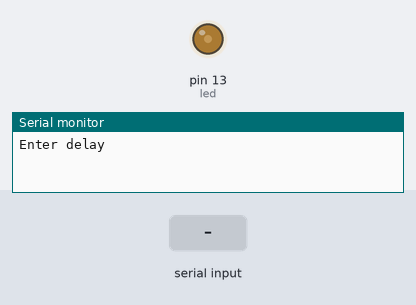
A sketch run on a simulated Arduino Uno, built with avr-gcc and run on an emulated ATmega328P. Parts: output pins drawn as LEDs (lit = HIGH), the last lines printed to the serial monitor. The test bench sets the inputs (shaded band).

Above: at 1.2 s.
1.3 s: "90,45\n" received over Serial
At 2.0 s:
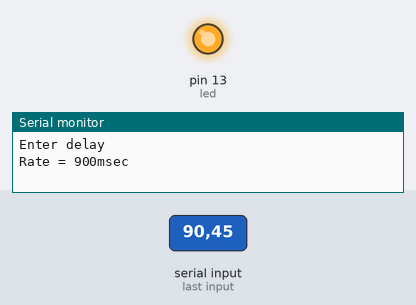
At 2.9 s:
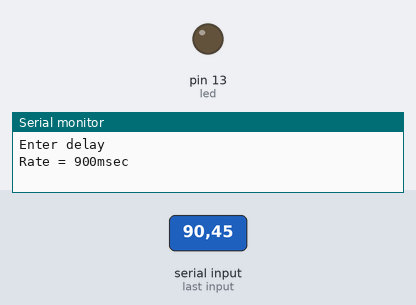
4.3 s: "200\n" received over Serial
Timing chart, 0 to 7.8 s (numbered marks = the images above; inputs shaded):
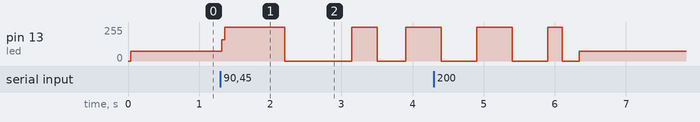

The sketch:

_______0507___3_9.ino
```cpp
//--------------
const int led = 13;
int blinkRate = 0;
//--------------

void setup()
{
    Serial.begin(9600);
    pinMode(led, OUTPUT);
    Serial.println("Enter delay");
}

void blink()
{
    digitalWrite(led, 1);
    delay(blinkRate);
    digitalWrite(led, 0);
    delay(blinkRate);
}

void loop()
{
    if (Serial.available())
    {
        char ch = Serial.read();
        if (isDigit(ch))
        {
            blinkRate = (ch - '0');
            blinkRate *= 100;
            Serial.print("Rate = ");
            Serial.print(blinkRate);
            Serial.println("msec");
        }
        else
        {
            Serial.println("Enter value between 0 and 9.");
        }
    }
    blink();
}
```

Measured:
- after the input at 1.3 s, pin 13 (led): goes 255/255 0.88 s, 0/255 0.94 s, 255/255 0.36 s, 0/255 0.40 s, then 255/255, starting at once
